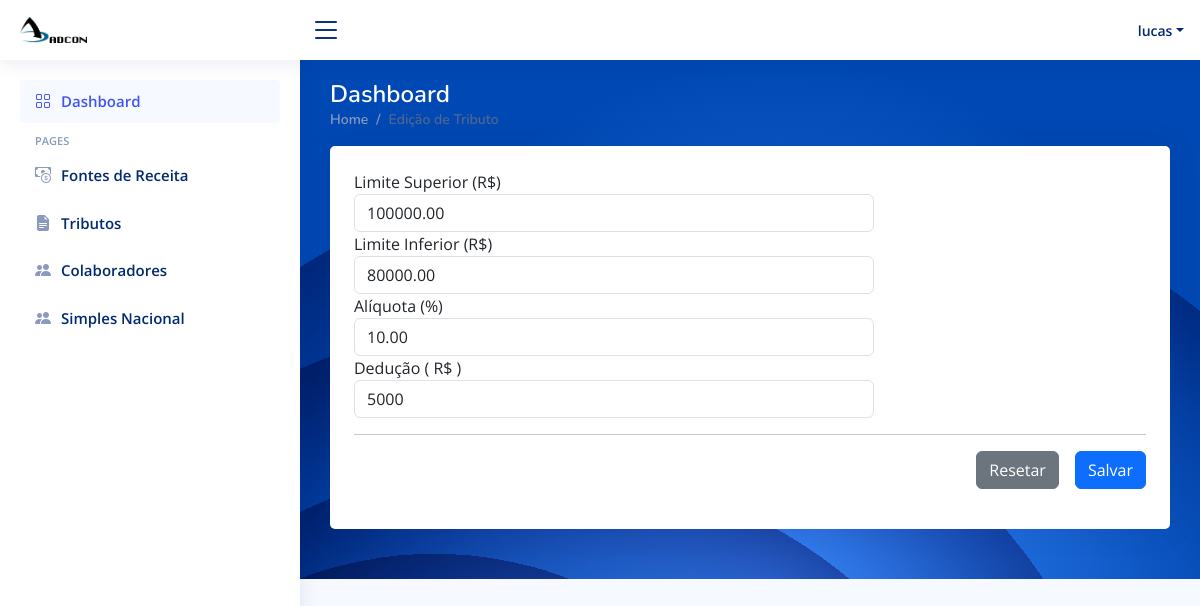
The app's page /Anexocriterios/2/update/3/ (signed in) with its own data.
### app/models.py (models this page shows)
class Anexos(models.Model):
    id = models.AutoField(primary_key=True)
    limite_superior = models.DecimalField(max_digits=10, decimal_places=2, blank=True, null=True)
    limite_inferior = models.DecimalField(max_digits=10, decimal_places=2, blank=True, null=True)
    aliquota = models.DecimalField(max_digits=10, decimal_places=2)
    deducao = models.IntegerField()

### app/views.py (the view, shortened to what this page needs)
# urls.py: path('Anexocriterios/<int:anexo_id>/update/<int:criterio_id>/', views.editar_anexoCriterio, name='update_Anexocriterio'),
@login_required(login_url='/')
def editar_anexoCriterio(request, anexo_id, criterio_id):
    anexo = get_object_or_404(SimplesNacional, id=anexo_id)
    criterio = get_object_or_404(Anexos, id=criterio_id)
    return render(request, 'frontend/editar_anexoCriterio.html', {
        'anexo': anexo,
        'criterio': criterio
    })

### app/templates/frontend/editar_anexoCriterio.html (shortened to what this page needs)
<html lang="en">
{% load static %}
<head>
  <link href="{% static "vendor/bootstrap/css/bootstrap.min.css" %}" rel="stylesheet">
  <link href="{% static "vendor/bootstrap-icons/bootstrap-icons.css" %}" rel="stylesheet">
  <link href="{% static "vendor/boxicons/css/boxicons.min.css" %}" rel="stylesheet">
  <link href="{% static "vendor/quill/quill.snow.css" %}" rel="stylesheet">
  <link href="{% static "vendor/quill/quill.bubble.css" %}" rel="stylesheet">
  <link href="{% static "vendor/remixicon/remixicon.css" %}" rel="stylesheet">
  <link href="{% static "vendor/simple-datatables/style.css" %}" rel="stylesheet">
  <link href="{% static "css/style.css" %}" rel="stylesheet">
</head>
<body>
  <header id="header" class="header fixed-top d-flex align-items-center">
    <div class="d-flex align-items-center justify-content-between">
      <a href="{% url 'index' %}" class="logo d-flex align-items-center">
        <img src="{% static "img/logo.png" %}" alt="">
      </a>
      <i class="bi bi-list toggle-sidebar-btn"></i>
    </div>
    <nav class="header-nav ms-auto">
      <ul class="d-flex align-items-center">
        <li class="nav-item dropdown pe-3">
          <a class="nav-link nav-profile d-flex align-items-center pe-0" href="#" data-bs-toggle="dropdown">
            <span class="d-none d-md-block dropdown-toggle ps-2">{{user.username}}</span>
          </a>
        </li>
      </ul>
    </nav>
  </header>
  <aside id="sidebar" class="sidebar">
    <ul class="sidebar-nav" id="sidebar-nav">
      <li class="nav-item">
        <a class="nav-link " href="{% url 'index' %}">
          <i class="bi bi-grid"></i>
          <span>Dashboard</span>
        </a>
      </li>
      <li class="nav-heading">Pages</li>
      <li class="nav-item">
        <a class="nav-link collapsed" href="{% url 'fontes_receitas' %}">
          <i class="bi bi-cash-coin"></i>
          <span>Fontes de Receita</span>
        </a>
      </li>
      <li class="nav-item">
        <a class="nav-link collapsed" href="{% url 'tributos' %}">
          <i class="bi bi-file-earmark-text-fill"></i>
          <span>Tributos</span>
        </a>
      </li>
      <li class="nav-item">
        <a class="nav-link collapsed" href={% url 'colaboradores' %}>
          <i class="bi bi-people-fill"></i>
          <span>Colaboradores</span>
        </a>
      </li>
      <li class="nav-item">
        <a class="nav-link collapsed" href="{% url 'simplesNacional' %}">
          <i class="bi bi-people-fill"></i>
          <span>Simples Nacional</span>
        </a>
      </li>
    </ul>
  </aside>
  <main id="main" class="main" style="background-image: url('{% static "img/graphic-side.svg" %}')">
    <div class="pagetitle">
      <h1 class="text-white">Dashboard</h1>
      <nav>
        <ol class="breadcrumb">
          <li class="breadcrumb-item"><a href="index">Home</a></li>
          <li class="breadcrumb-item active">Edição de Tributo</li>
        </ol>
      </nav>
    </div>
    <section class="section dashboard">
    <div class="card">
        <div class="card-body p-4">
            <form action="{% url 'update_Anexocriterio' anexo_id=anexo.id criterio_id=criterio.id %}" method="POST"> {% csrf_token %}
                  <div class="row">
                    <div class="col-md-8">
                      <div class="form-group">
                        <label for="nomeEmpresa">Limite Superior (R$)</label>
                        <input type="number" class="form-control" name="limite_superior" value="{{ criterio.limite_superior }}">
                      </div>
                    </div>
                  </div>
                  <div class="row">
                    <div class="col-md-8">
                      <div class="form-group">
                        <label for="nomeEmpresa">Limite Inferior (R$)</label>
                        <input type="number" class="form-control" name="limite_inferior" value="{{ criterio.limite_inferior }}">
                      </div>
                    </div>
                  </div>
                  <div class="row">
                    <div class="col-md-8">
                      <div class="form-group">
                        <label for="nomeEmpresa">Alíquota (%)</label>
                        <input type="number" class="form-control" name="aliquota" value="{{ criterio.aliquota }}">
                      </div>
                    </div>
                  </div>
                  <div class="row">
                    <div class="col-md-8">
                      <div class="form-group">
                        <label for="deducao">Dedução ( R$ )</label>
                          <input type="number" class="form-control" value="{{criterio.deducao}}" name="deducao" />
                      </div>
                    </div>
                  </div><hr>
                    <div class="modal-footer">
                     <button type="reset" class="btn btn-secondary mx-3" data-dismiss="modal">Resetar</button>
                     <button type="submit" class="btn btn-primary" id="salvarEmpresa">Salvar</button>
                    </div>
                </form>
        </div>
    </div>
    </section>
  </main>
</body>
</html>

### app/static/css/style.css (style rules this page uses)
:root { scroll-behavior: smooth; }
body { font-family: "Open Sans", sans-serif; background: #f6f9ff; color: #444444; }
a { color: #4154f1; text-decoration: none; }
h1, h2, h3, h4, h5, h6 { font-family: "Nunito", sans-serif; }
#main { margin-top: 60px; padding: 20px 30px; transition: all 0.3s; }
.pagetitle { margin-bottom: 10px; }
.pagetitle h1 { font-size: 24px; margin-bottom: 0; font-weight: 600; color: #012970; }
.card { margin-bottom: 30px; border: none; border-radius: 5px; box-shadow: 0px 0 30px rgba(1, 41, 112, 0.1); }
.card-body { padding: 0 20px 20px 20px; }
.breadcrumb { font-size: 14px; font-family: "Nunito", sans-serif; color: #899bbd; font-weight: 600; }
.breadcrumb a { color: #899bbd; transition: 0.3s; }
.breadcrumb .breadcrumb-item::before { color: #899bbd; }
.breadcrumb .active { color: #51678f; font-weight: 600; }
.logo { line-height: 1; }
@media (min-width: 1200px) { .logo { width: 280px; } }
.logo img { max-height: 26px; margin-right: 6px; }
.header { transition: all 0.5s; z-index: 997; height: 60px; box-shadow: 0px 2px 20px rgba(1, 41, 112, 0.1); background-color: #fff; padding-left: 20px; }
.header .toggle-sidebar-btn { font-size: 32px; padding-left: 10px; cursor: pointer; color: #012970; }
.header-nav ul { list-style: none; }
.header-nav>ul { margin: 0; padding: 0; }
.header-nav .nav-profile { color: #012970; }
.header-nav .nav-profile span { font-size: 14px; font-weight: 600; }
.sidebar { position: fixed; top: 60px; left: 0; bottom: 0; width: 300px; z-index: 996; transition: all 0.3s; padding: 20px; overflow-y: auto; scrollbar-width: thin; scrollbar-color: #aab7cf transparent; box-shadow: 0px 0px 20px rgba(1, 41, 112, 0.1); background-color: #fff; }
@media (min-width: 1200px) { #main, #footer { margin-left: 300px; } }
.sidebar-nav { padding: 0; margin: 0; list-style: none; }
.sidebar-nav li { padding: 0; margin: 0; list-style: none; }
.sidebar-nav .nav-item { margin-bottom: 5px; }
.sidebar-nav .nav-heading { font-size: 11px; text-transform: uppercase; color: #899bbd; font-weight: 600; margin: 10px 0 5px 15px; }
.sidebar-nav .nav-link { display: flex; align-items: center; font-size: 15px; font-weight: 600; color: #4154f1; transition: 0.3; background: #f6f9ff; padding: 10px 15px; border-radius: 4px; }
.sidebar-nav .nav-link i { font-size: 16px; margin-right: 10px; color: #4154f1; }
.sidebar-nav .nav-link.collapsed { color: #012970; background: #fff; }
.sidebar-nav .nav-link.collapsed i { color: #899bbd; }

### records on screen
Anexos: limite_superior "100000.00", limite_inferior "80000.00", aliquota "10.00", deducao "5000"

### other values on screen
{{ user.username }} "lucas"
